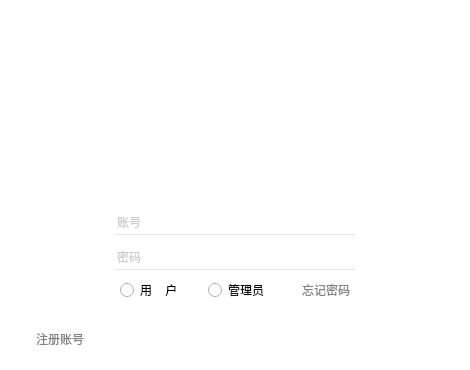
<?xml version="1.0" encoding="UTF-8"?>
<ui version="4.0">
 <class>Dlg_Welcome</class>
 <widget class="QDialog" name="Dlg_Welcome">
  <property name="geometry">
   <rect>
    <x>0</x>
    <y>0</y>
    <width>470</width>
    <height>370</height>
   </rect>
  </property>
  <property name="windowTitle">
   <string>Dialog</string>
  </property>
  <property name="styleSheet">
   <string notr="true">QWidget
{
background-color:rgb(255,255,255);
}
QPushButton
{
background:rgba(0,0,0,0);

}
QPushButton#btnClose
{
image:url(:/image/timer_normal.png);
color:white;
}
QPushButton#btnClose:hover
{
image:url(:/image/timer_red.png);
color:white;
}
QPushButton#btnSign
{
color:grey;
}
QPushButton#btnSign:hover
{
color:black;
}
QPushButton#btnLog
{
image:url(:/image/login.png);
color:white;
}
QPushButton#btnLog:hover
{
image:url(:/image/login-pressed.png);
color:white;
}
QRadioButton
{

}
QPushButton#pushButton
{
color:grey;
}
QPushButton#pushButton:hover
{
color:black;
}
QLineEdit
{
border:none;
border-bottom:1px solid rgb(229,229,229);
font:normal 12px;
color:rgb(154,154,154);
}
QLineEdit:hover
{
border:none;
border-bottom:1px solid rgb(0,0,0);
font:normal 12px;
color:rgb(154,154,154);
}
QLineEdit:focus
{
border:none;
border-bottom:1px solid rgb(0,0,0);
font:normal 12px;
color:rgb(0,0,0);
}
QLabel#label_2
{
background:rgba(0,0,0,0);
image:url(:/image/world_beyond_integrated_back.png);
}
QLabel#label_3
{

image:url(:/image/Logo.png);
}</string>
  </property>
  <property name="sizeGripEnabled">
   <bool>false</bool>
  </property>
  <widget class="QLabel" name="label">
   <property name="geometry">
    <rect>
     <x>20</x>
     <y>20</y>
     <width>430</width>
     <height>130</height>
    </rect>
   </property>
   <property name="minimumSize">
    <size>
     <width>0</width>
     <height>130</height>
    </size>
   </property>
   <property name="maximumSize">
    <size>
     <width>16777215</width>
     <height>130</height>
    </size>
   </property>
   <property name="text">
    <string/>
   </property>
   <property name="pixmap">
    <pixmap resource="Logo.qrc">:/image/LoginTop.png</pixmap>
   </property>
   <property name="scaledContents">
    <bool>true</bool>
   </property>
  </widget>
  <widget class="QWidget" name="widget" native="true">
   <property name="geometry">
    <rect>
     <x>20</x>
     <y>150</y>
     <width>430</width>
     <height>200</height>
    </rect>
   </property>
   <widget class="QPushButton" name="btnLog">
    <property name="geometry">
     <rect>
      <x>125</x>
      <y>160</y>
      <width>180</width>
      <height>30</height>
     </rect>
    </property>
    <property name="minimumSize">
     <size>
      <width>180</width>
      <height>30</height>
     </size>
    </property>
    <property name="maximumSize">
     <size>
      <width>180</width>
      <height>30</height>
     </size>
    </property>
    <property name="text">
     <string>登    录</string>
    </property>
    <property name="flat">
     <bool>true</bool>
    </property>
   </widget>
   <widget class="QPushButton" name="btnSign">
    <property name="geometry">
     <rect>
      <x>0</x>
      <y>180</y>
      <width>80</width>
      <height>18</height>
     </rect>
    </property>
    <property name="text">
     <string>注册账号</string>
    </property>
    <property name="flat">
     <bool>true</bool>
    </property>
   </widget>
   <widget class="QLineEdit" name="LePassword">
    <property name="geometry">
     <rect>
      <x>95</x>
      <y>95</y>
      <width>240</width>
      <height>25</height>
     </rect>
    </property>
    <property name="placeholderText">
     <string>密码</string>
    </property>
    <property name="cursorMoveStyle">
     <enum>Qt::LogicalMoveStyle</enum>
    </property>
   </widget>
   <widget class="QLineEdit" name="LeAccount">
    <property name="geometry">
     <rect>
      <x>95</x>
      <y>60</y>
      <width>240</width>
      <height>25</height>
     </rect>
    </property>
    <property name="placeholderText">
     <string>账号</string>
    </property>
   </widget>
   <widget class="QWidget" name="">
    <property name="geometry">
     <rect>
      <x>100</x>
      <y>130</y>
      <width>236</width>
      <height>20</height>
     </rect>
    </property>
    <layout class="QHBoxLayout" name="horizontalLayout">
     <property name="spacing">
      <number>0</number>
     </property>
     <item>
      <widget class="QRadioButton" name="rdbtnUser">
       <property name="text">
        <string>用    户</string>
       </property>
      </widget>
     </item>
     <item>
      <widget class="QRadioButton" name="rdbtnAdmin">
       <property name="text">
        <string>管理员</string>
       </property>
      </widget>
     </item>
     <item>
      <widget class="QPushButton" name="pushButton">
       <property name="maximumSize">
        <size>
         <width>60</width>
         <height>16777215</height>
        </size>
       </property>
       <property name="text">
        <string>忘记密码</string>
       </property>
       <property name="flat">
        <bool>true</bool>
       </property>
      </widget>
     </item>
    </layout>
   </widget>
  </widget>
  <widget class="QPushButton" name="btnClose">
   <property name="geometry">
    <rect>
     <x>380</x>
     <y>17</y>
     <width>71</width>
     <height>31</height>
    </rect>
   </property>
   <property name="font">
    <font>
     <pointsize>16</pointsize>
     <bold>true</bold>
    </font>
   </property>
   <property name="text">
    <string>  ×</string>
   </property>
   <property name="flat">
    <bool>true</bool>
   </property>
  </widget>
  <widget class="QLabel" name="label_2">
   <property name="geometry">
    <rect>
     <x>185</x>
     <y>100</y>
     <width>100</width>
     <height>100</height>
    </rect>
   </property>
   <property name="text">
    <string/>
   </property>
   <property name="pixmap">
    <pixmap>:/LoginTop.png</pixmap>
   </property>
  </widget>
  <widget class="QLabel" name="label_3">
   <property name="geometry">
    <rect>
     <x>195</x>
     <y>110</y>
     <width>80</width>
     <height>80</height>
    </rect>
   </property>
   <property name="text">
    <string/>
   </property>
  </widget>
  <zorder>widget</zorder>
  <zorder>label</zorder>
  <zorder>btnClose</zorder>
  <zorder>label_2</zorder>
  <zorder>label_3</zorder>
 </widget>
 <tabstops>
  <tabstop>btnClose</tabstop>
  <tabstop>LeAccount</tabstop>
  <tabstop>LePassword</tabstop>
  <tabstop>rdbtnUser</tabstop>
  <tabstop>rdbtnAdmin</tabstop>
  <tabstop>pushButton</tabstop>
  <tabstop>btnLog</tabstop>
  <tabstop>btnSign</tabstop>
 </tabstops>
 <resources>
  <include location="Logo.qrc"/>
 </resources>
 <connections/>
</ui>
